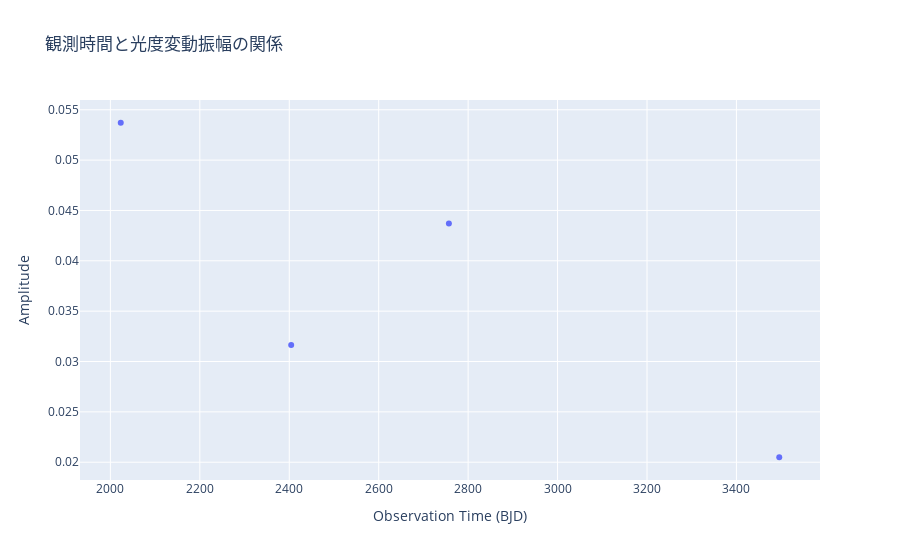

Notebook source saved alongside this figure:
### Markdown cell above
## 統計分析（クラス変数）

### Code cell
# 時間と振幅の相関
fig = px.scatter(
    x=FlareDetector_V889_Her.array_observation_time,
    y=FlareDetector_V889_Her.array_amplitude,
    title="観測時間と光度変動振幅の関係",
    labels={"x": "Observation Time (BJD)", "y": "Amplitude"}
)
fig.show()

### Figure 1 — Plotly figure (JSON) as saved in the notebook; plotly's stock layout.template omitted (floating-point values rounded to 4 significant figures)
{"data": [{"hovertemplate": "Observation Time (BJD)=%{x}<br>Amplitude=%{y}<extra></extra>", "legendgroup": "", "marker": {"color": "#636efa", "symbol": "circle"}, "mode": "markers", "name": "", "orientation": "v", "showlegend": false, "type": "scatter", "x": [2023.0, 2404.0, 2757.0, 3496.0], "xaxis": "x", "y": [0.05371, 0.03165, 0.04371, 0.02049], "yaxis": "y"}], "layout": {"legend": {"tracegroupgap": 0}, "title": {"text": "観測時間と光度変動振幅の関係"}, "xaxis": {"anchor": "y", "domain": [0, 1], "title": {"text": "Observation Time (BJD)"}}, "yaxis": {"anchor": "x", "domain": [0, 1], "title": {"text": "Amplitude"}}}}
